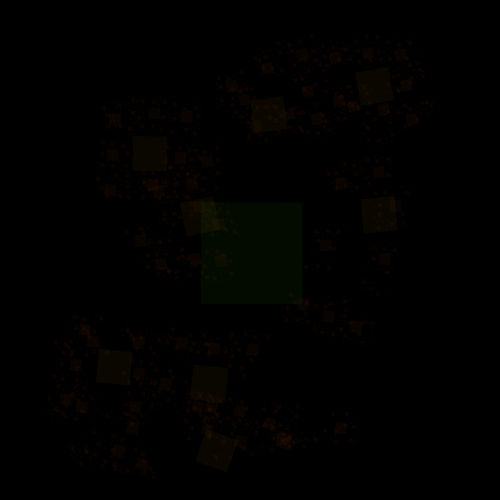
Frame 1 (no input)
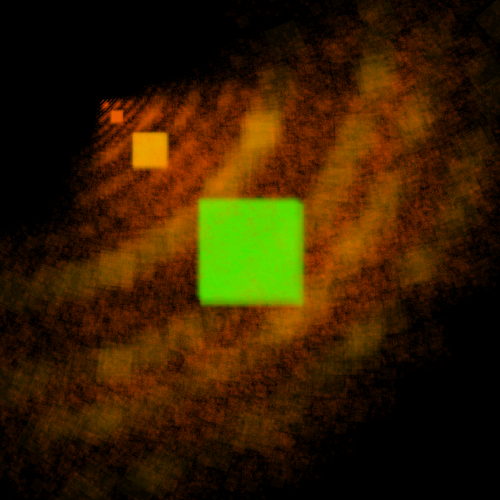
Frame 60 (the mouse pressed at the canvas centre just before this capture)
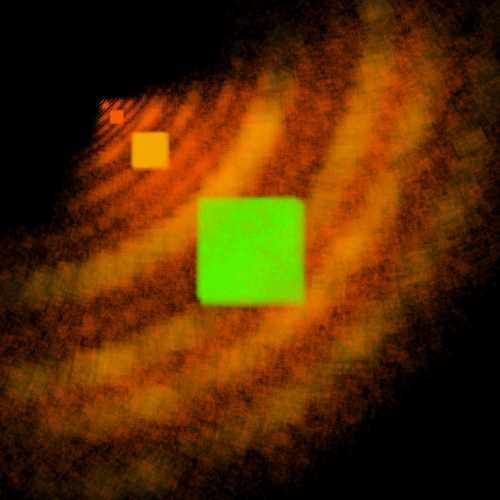
Frame 120 (the mouse held since frame 60 and released just before this capture)

The Processing sketch that drew these frames (run headless with seeded random() and noise(); from frame 60 on, the mouse is pressed at the canvas centre):

// Processing sketch: sywanSierpinskiegoSzalony4
// ── sywanSierpinskiegoSzalony4.pde
void setup() {
  size(500, 500);
  frameRate(60);
  background(0);
  noStroke();
  colorMode(HSB);
}

void draw() {
  //background(0);
  dywan(100, 100, 300);
}

void dywan(float x, float y, float rozmiar) {
  if (rozmiar > 3) { 
    rotate(random(-0.01, 0.01));
    fill(10+rozmiar/5,255,255,10);
    float r = rozmiar/random(2.9,3.1);
    rect(x+r, y+r, r, r);
    //pierwszy rzad
    dywan(x, y, r);
    dywan(x+r, y, r);
    dywan(x+2*r, y, r);
    //drugi rzad
    dywan(x, y+r, r);
    //dywan(x+r, y+r, r); //tego nie ma bo dywan ma wygryziony srodek
    dywan(x+2*r, y+r, r);
    //trzeci rzad
    dywan(x, y+2*r, r);
    dywan(x+r, y+2*r, r);
    dywan(x+2*r, y+2*r, r);
  }
}
